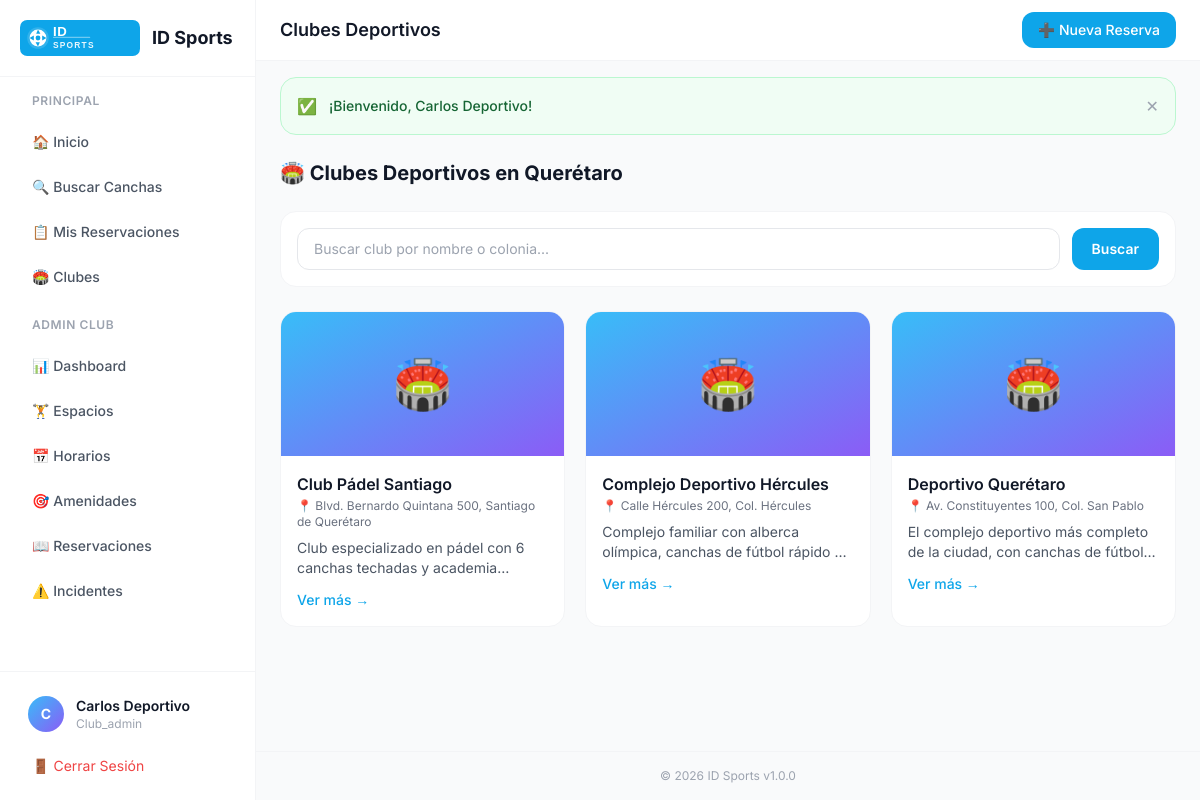
The page /clubs (signed in) on the database its author committed.
### tables this page shows
CREATE TABLE IF NOT EXISTS `clubs` (
  `id`             INT UNSIGNED NOT NULL AUTO_INCREMENT,
  `owner_id`       INT UNSIGNED NOT NULL,
  `name`           VARCHAR(160) NOT NULL,
  `description`    TEXT         DEFAULT NULL,
  `address`        VARCHAR(255) DEFAULT NULL,
  `city`           VARCHAR(100) DEFAULT 'Querétaro',
  `state`          VARCHAR(100) DEFAULT 'Querétaro',
  `phone`          VARCHAR(20)  DEFAULT NULL,
  `email`          VARCHAR(180) DEFAULT NULL,
  `website`        VARCHAR(255) DEFAULT NULL,
  `whatsapp`       VARCHAR(20)  DEFAULT NULL,
  `logo`           VARCHAR(255) DEFAULT NULL,
  `cover_image`    VARCHAR(255) DEFAULT NULL,
  `commission_pct` DECIMAL(5,2) NOT NULL DEFAULT 10.00,
  `status`         ENUM('pending','active','suspended','rejected') NOT NULL DEFAULT 'pending',
  `created_at`     DATETIME     NOT NULL DEFAULT CURRENT_TIMESTAMP,
  `updated_at`     DATETIME     NOT NULL DEFAULT CURRENT_TIMESTAMP ON UPDATE CURRENT_TIMESTAMP,
  PRIMARY KEY (`id`),
  KEY `idx_owner` (`owner_id`),
  CONSTRAINT `fk_club_owner` FOREIGN KEY (`owner_id`) REFERENCES `users` (`id`)
);

### core/Controller.php (called while the page is built, shortened)
<?php
class Controller {
    protected function view($viewPath, $data = [], $layout = 'main') {
        View::render($viewPath, $data, $layout);
    }
    protected function get($key, $default = '') {
        return isset($_GET[$key]) ? trim($_GET[$key]) : $default;
    }
}

### app/controllers/ClubController.php (called while the page is built, shortened)
<?php
class ClubController extends Controller {
    private $clubModel;
    public function __construct() {
        $this->clubModel = new ClubModel();
    }
    public function index() {
        $search = $this->get('q');
        $clubs = $this->clubModel->getActiveClubs($search);
        $this->view('clubs/index', ['title' => 'Clubes Deportivos', 'clubs' => $clubs, 'search' => $search]);
    }
}

### index.php (called while the page is built, shortened)
<?php
require_once ROOT . '/core/Model.php';
require_once ROOT . '/core/Controller.php';
$app = new App();

### core/Model.php (called while the page is built, shortened)
<?php
class Model {
    protected $pdo;
    public function __construct() {
        try {
            $dsn = "mysql:host=" . DB_HOST . ";dbname=" . DB_NAME . ";charset=" . DB_CHARSET;
            $options = [
                PDO::ATTR_ERRMODE => PDO::ERRMODE_EXCEPTION,
                PDO::ATTR_DEFAULT_FETCH_MODE => PDO::FETCH_ASSOC,
                PDO::ATTR_EMULATE_PREPARES => false,
            ];
            $this->pdo = new PDO($dsn, DB_USER, DB_PASS, $options);
        } catch (PDOException $e) {
            error_log('DB connection failed: ' . $e->getMessage());
            die(json_encode(['error' => 'Database connection failed. Please try again later.']));
        }
    }
    protected function query($sql, $params = []) {
        $stmt = $this->pdo->prepare($sql);
        $stmt->execute($params);
        return $stmt;
    }
    protected function findAll($sql, $params = []) {
        return $this->query($sql, $params)->fetchAll();
    }
}

### app/models/ClubModel.php (called while the page is built, shortened)
<?php
class ClubModel extends Model {
    public function getActiveClubs($search = '') {
        return parent::findAll("SELECT * FROM clubs WHERE status = 'active' ORDER BY name");
    }
}

### app/views/clubs/index.php (the view, shortened to what this page needs)
<div class="space-y-6">
    <div class="flex items-center justify-between">
        <h2 class="text-xl font-bold text-gray-900">🏟️ Clubes Deportivos en Querétaro</h2>
    </div>
    <form method="GET" class="bg-white rounded-2xl border border-gray-100 p-4 flex gap-3">
        <input type="text" name="q" value="<?= htmlspecialchars($q ?? '') ?>" placeholder="Buscar club por nombre o colonia..."
            class="flex-1 px-4 py-2.5 rounded-xl border border-gray-200 text-sm focus:outline-none focus:ring-2 focus:ring-sky-500">
        <button type="submit" class="bg-sky-500 text-white px-5 py-2.5 rounded-xl text-sm font-semibold hover:bg-sky-600 transition-all">
            Buscar
        </button>
    </form>
    <?php if (empty($clubs)): ?>
    <div class="bg-white rounded-2xl border border-gray-100 p-12 text-center">
        <p class="text-5xl mb-4">🏟️</p>
        <p class="text-gray-600 font-medium">No se encontraron clubes</p>
    </div>
    <?php else: ?>
    <div class="grid grid-cols-1 sm:grid-cols-2 lg:grid-cols-3 gap-5">
        <?php foreach ($clubs as $club): ?>
        <a href="<?= BASE_URL ?>clubs/detail/<?= $club['id'] ?>" class="bg-white border border-gray-100 rounded-2xl overflow-hidden hover:shadow-md transition-all group block">
            <div class="h-36 bg-gradient-to-br from-sky-400 to-violet-500 flex items-center justify-center">
                <span class="text-5xl">🏟️</span>
            </div>
            <div class="p-4">
                <h3 class="font-semibold text-gray-900 group-hover:text-sky-500 transition-colors"><?= htmlspecialchars($club['name']) ?></h3>
                <p class="text-xs text-gray-500 mt-0.5">📍 <?= htmlspecialchars($club['address'] ?? 'Querétaro, Qro.') ?></p>
                <?php if (!empty($club['description'])): ?>
                <p class="text-sm text-gray-600 mt-2 line-clamp-2"><?= htmlspecialchars($club['description']) ?></p>
                <?php endif; ?>
                <div class="flex items-center justify-between mt-3">
                    <span class="text-sky-500 text-sm font-medium">Ver más →</span>
                </div>
            </div>
        </a>
        <?php endforeach; ?>
    </div>
    <?php endif; ?>
</div>

### app/views/layouts/main.php (style rules this page uses)
body { font-family: 'Inter', sans-serif; }

### rows shown on the page
clubs: name "Club Pádel Santiago", address "Blvd. Bernardo Quintana 500, Santiago de Querétaro", description "Club especializado en pádel con 6 canchas techadas y…"
clubs: name "Complejo Deportivo Hércules", address "Calle Hércules 200, Col. Hércules", description "Complejo familiar con alberca olímpica, canchas de fútbol rápido…"
clubs: name "Deportivo Querétaro", address "Av. Constituyentes 100, Col. San Pablo", description "El complejo deportivo más completo de la ciudad, con canchas de…"

### other values the page prints
substr($_SESSION['user_name'] ?? 'U', 0, 1) "C"
$_SESSION['user_name'] "Carlos Deportivo"
$_SESSION['user_role'] "Club_admin"
$title "Clubes Deportivos"
$_SESSION['flash']['message'] "¡Bienvenido, Carlos Deportivo!"
APP_NAME "ID Sports"
APP_VERSION "1.0.0"
